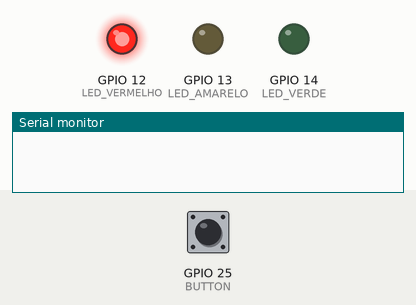
Simulated run of this program. Board: ESP32. Shown: output pins drawn as LEDs (lit = HIGH), the last lines printed to the serial monitor. The inputs (shaded band) are chosen by the test bench; at power-on: GPIO 25 (BUTTON) HIGH.

Above: at 1.2 s.
1.3 s: GPIO 25 (BUTTON) pulled LOW for 0.15 s
At 1.9 s:
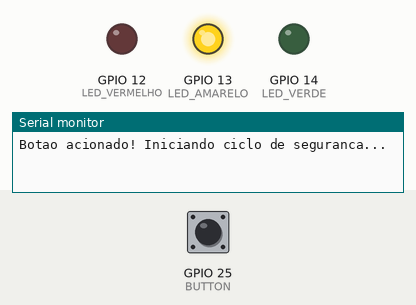
10.4 s: GPIO 25 (BUTTON) pulled LOW for 1 s
At 17.8 s:
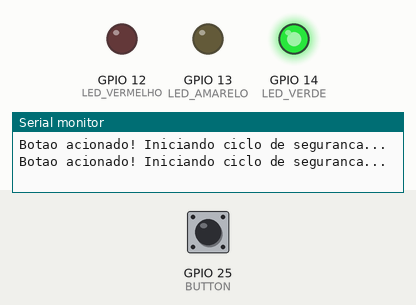
Timing chart, 0 to 19.9 s (numbered marks = the images above; inputs shaded):
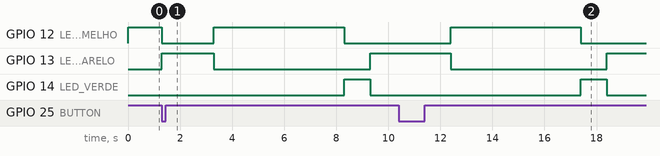

The program:

main.cpp
```cpp
#include <Arduino.h>

#define LED_VERMELHO 12
#define LED_AMARELO 13
#define LED_VERDE 14
#define BUTTON 25

unsigned long tempoAtual = 0;
unsigned long tempoReferencia = 0;
unsigned long tempoDebounce = 0;
const unsigned long intervaloDebounce = 250;

volatile bool botaoPressionado = false;

// a IRAM guarda instruções na parte da memória executável do firmware
// funções marcadas com IRAM_ATTR são copiadas para a IRAM na inicialização, permitindo a execução direta e rápida pelo processador
// uso comum em tarefas de tempo real, como interrupções ou controle de periféricos
void IRAM_ATTR trataBotao();

void setup() {
  Serial.begin(115200);
  pinMode(LED_VERMELHO, OUTPUT);
  pinMode(LED_AMARELO, OUTPUT);
  pinMode(LED_VERDE, OUTPUT);
  pinMode(BUTTON, INPUT_PULLUP);

  // a sintaxe recebe o pino da interrupção, ebglobado por digitalPinToInterrupt(pino), que converte o número do pino digital para um número específico dentro da interrupção
  // além da função que será acionada e o tipo de mudança de estado que aciona o botão
  // FALLING é usado para acionar a interrupção quando o estado do botão mudar de HIGH para LOW
  attachInterrupt(digitalPinToInterrupt(BUTTON), trataBotao, FALLING); // uso importante para avisar o código que ele deve fazer alguma coisa, evitando polling e travamentosvia delay no código, além de capturar eventos muio curtos com maior precisão
  // importante para sleep mode
}

void loop() {
  tempoAtual = millis();

  // LÓGICA DO PEDESTRE
  if (botaoPressionado) {
    Serial.println("Botao acionado! Iniciando ciclo de seguranca...");

    digitalWrite(LED_VERDE, LOW);
    digitalWrite(LED_AMARELO, HIGH);
    digitalWrite(LED_VERMELHO, LOW);
    delay(2000);

    digitalWrite(LED_AMARELO, LOW);
    digitalWrite(LED_VERMELHO, HIGH);
    delay(5000);

    botaoPressionado = false;
    tempoReferencia = millis();
  }

  // LÓGICA DO SEMÁFORO NORMAL
  unsigned long tempoDecorrido = tempoAtual - tempoReferencia;

  if (tempoDecorrido < 4000) {
    digitalWrite(LED_VERMELHO, HIGH);
    digitalWrite(LED_AMARELO, LOW);
    digitalWrite(LED_VERDE, LOW);
  }
  else if (tempoDecorrido < 8000) {
    digitalWrite(LED_VERMELHO, LOW);
    digitalWrite(LED_AMARELO, LOW);
    digitalWrite(LED_VERDE, HIGH);
  }
  else if (tempoDecorrido < 10000) {
    digitalWrite(LED_VERDE, LOW);
    digitalWrite(LED_AMARELO, HIGH);
  }
  else {
    tempoReferencia = tempoAtual;
  }
}

void IRAM_ATTR trataBotao() {
  // verifica se o tempo desde o último clique é maior que o debounce
  if ((millis() - tempoDebounce) > intervaloDebounce) {
    botaoPressionado = true;
    tempoDebounce = millis();
  }
}
```
